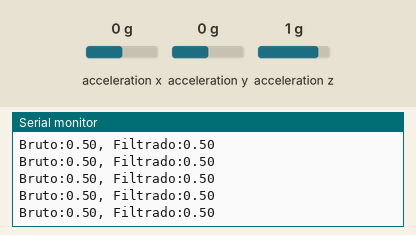
This sketch was run on a simulated ESP32. On the bench: the last lines printed to the serial monitor. Wiring (inferred from the names in the program): MMA8452 accelerometer at I2C address 0x1D. The inputs (shaded band) are chosen by the test bench; at power-on: acceleration y 0 g, acceleration x 0 g, acceleration z 1 g. WiFi joins after 1.5 s; servers stay silent unless stated.

Above: at 1.2 s.
1.3 s: acceleration y set to -1.4 g
At 1.43 s:
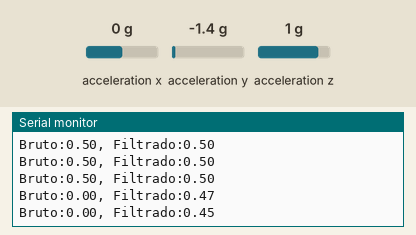
2.8 s: acceleration y set to 0 g
At 5.06 s:
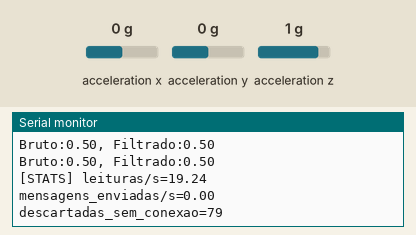
Timing chart, 0 to 6.6 s (numbered marks = the images above; inputs shaded):
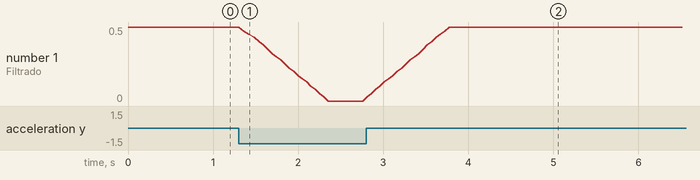

The sketch:

pong_player.ino
```cpp
#include <Wire.h>
#include <WiFi.h>
#include <WebSocketsClient.h>
#include <freertos/FreeRTOS.h>
#include <freertos/task.h>
#include <freertos/queue.h>

// ==========================================
// [CLIENTE-SERVIDOR + SISTEMAS DISTRIBUÍDOS]
// Este ESP32 é o CLIENTE. O servidor na nuvem é o SERVIDOR remoto.
// São 2 dispositivos físicos + servidor = sistema distribuído.
// ==========================================

// ---------- CONFIGURAÇÃO (único bloco que muda entre as placas/ambientes) ----------
// TROCAR NO OUTRO ESP32: "player1" <-> "player2" (o path /ws/... acompanha sozinho)
#define PLAYER_ID "player2"
#define WIFI_SSID "POCO X8 Pro"
#define WIFI_PASSWORD "123456789"
#define SERVER_HOST "SEU-SERVIDOR.exemplo.com" // domínio ou IP público do servidor na nuvem
#define SERVER_PORT 443                        // 443 com USE_SSL (wss); 8080 sem SSL (ws)
#define USE_SSL true                           // true = wss:// (HTTPS na nuvem), false = ws://
// -------------------------------------------------------------------------------

// [DOIS ENDPOINTS INDEPENDENTES] player1 usa "/ws/player1", player2 usa "/ws/player2"
const char* ssid = WIFI_SSID;
const char* password = WIFI_PASSWORD;
const char* websockets_server_host = SERVER_HOST;
const uint16_t websockets_server_port = SERVER_PORT;
const String websockets_server_path = String("/ws/") + PLAYER_ID;

WebSocketsClient webSocket;

// ==========================================
// [RECURSO COMPARTILHADO + PROTOCOLO DE COMUNICAÇÃO]
// Recurso compartilhado entre Core 0 e Core 1: a fila sensorQueue.
// Protocolo ESP32 -> Servidor (JSON via WebSocket):
// {"type":"input", "player":"player2", "seq":1234, "ts":456789, "position":0.512}
// - type: tipo da mensagem (hoje só "input")
// - player: distingue os 2 jogadores
// - seq: número de sequência para detectar perda e desordem
// - ts: millis() da leitura para medir atraso e frequência
// - position: 0.0 a 1.0, 0.5 = centro
// ==========================================
struct Leitura {
  float position;
  unsigned long seq;
  unsigned long ts;
};
QueueHandle_t sensorQueue; // [FILA + VARIÁVEL COMPARTILHADA PROTEGIDA]

// ==========================================
// [EXPERIMENTOS 1 E 2] contadores de taxa
// leiturasContadas: escrito só pela TaskSensor (Core 0)
// mensagensEnviadas: escrito só pela TaskNetwork (Core 1)
// Cada contador tem um único escritor e é lido apenas para imprimir
// estatística, então não precisa de mutex (volatile basta).
// ==========================================
volatile unsigned long leiturasContadas = 0;
volatile unsigned long mensagensEnviadas = 0;
volatile unsigned long leiturasDescartadas = 0; // dados velhos jogados fora sem conexão
const unsigned long INTERVALO_ESTATISTICA_MS = 5000;

const int mma8452Address = 0x1D;

void initMMA8452() {
  // [SISTEMAS EMBARCADOS] ESP32 lendo sensor físico via I2C
  Wire.begin();
  Wire.beginTransmission(mma8452Address);
  Wire.write(0x2A);
  Wire.write(0x01);
  Wire.endTransmission();
}

// [SEPARAÇÃO ESTADO / PROCESSAMENTO / APRESENTAÇÃO]
// Esta função é o ESTADO: lê o mundo físico, nada mais.
float lerAcelerometroY() {
  Wire.beginTransmission(mma8452Address);
  Wire.write(0x03); // Registro do eixo Y
  Wire.endTransmission(false);
  Wire.requestFrom(mma8452Address, 2);

  if (Wire.available() == 2) {
    uint8_t msb = Wire.read();
    uint8_t lsb = Wire.read();
    int16_t yRaw = (int16_t)((msb << 8) | lsb);
    yRaw = yRaw / 16;

    float limite_inclinacao = 700.0;
    float normY = (float)yRaw / limite_inclinacao;

    // [TRATAMENTO DE FALHAS] corta valor absurdo
    if (normY > 1.0) normY = 1.0;
    if (normY < -1.0) normY = -1.0;

    return (normY + 1.0) / 2.0;
  }
  // [TRATAMENTO DE FALHAS] se sensor falhar, devolve centro para raquete não sumir
  return 0.5;
}

// ==========================================
// [BUFFER CIRCULAR EXPLÍCITO]
// Filtro de média móvel. Evita alocar memória nova.
//
// ATENÇÃO À LATÊNCIA: a aquisição roda a 20 Hz (50 ms por leitura).
// Uma média de N amostras atrasa a resposta em cerca de N * 50 ms / 2 no
// movimento contínuo e leva N * 50 ms para estabilizar após uma parada.
// Com 20 amostras isso dá ~1 s de atraso de estabilização: a raquete parece
// "pesada". Valores menores (ex.: 5 a 8, ~250-400 ms) reduzem a latência,
// ao custo de deixar passar mais ruído. Ajuste e meça (Experimento 3).
// ==========================================
#define NUM_LEITURAS 20
float leituras[NUM_LEITURAS];
int indice_leitura = 0;
float total_leituras = 0;
bool filtro_iniciado = false;

// [SEPARAÇÃO - PROCESSAMENTO] regra que limpa o sinal. Apresentação fica no servidor/tela.
float aplicarFiltro(float nova_leitura) {
  if (!filtro_iniciado) {
    for (int i = 0; i < NUM_LEITURAS; i++) {
      leituras[i] = nova_leitura;
    }
    total_leituras = nova_leitura * NUM_LEITURAS;
    filtro_iniciado = true;
  }
  total_leituras = total_leituras - leituras[indice_leitura];
  leituras[indice_leitura] = nova_leitura;
  total_leituras = total_leituras + leituras[indice_leitura];
  indice_leitura = (indice_leitura + 1) % NUM_LEITURAS; // anda em círculo
  return total_leituras / NUM_LEITURAS;
}

// ==========================================
// [PRODUTOR + PROGRAMAÇÃO CONCORRENTE]
// Tarefa infinita que produz dado o tempo todo sem esperar a rede.
// ==========================================
void taskSensor(void *pvParameters) {
  initMMA8452();
  static unsigned long contadorSeq = 0; // [NÚMERO DE SEQUÊNCIA] só aumenta
  unsigned long ultimaEstatistica = millis();
  unsigned long leiturasAnteriores = 0;
  unsigned long enviadasAnteriores = 0;
  unsigned long descartadasAnteriores = 0;

  while (1) {
    // [PROCESSAMENTO DE EVENTOS] cada inclinação é um evento
    float bruta = lerAcelerometroY();
    float filtrada = aplicarFiltro(bruta);

    Leitura l;
    l.position = filtrada;
    l.seq = contadorSeq++;
    l.ts = millis(); // [TIMESTAMP] hora da leitura para calcular atraso/frequência
    leiturasContadas++;

    Serial.print("Bruto:");
    Serial.print(bruta);
    Serial.print(", Filtrado:");
    Serial.println(filtrada);

    // [COMUNICAÇÃO ENTRE TAREFAS + SINCRONIZAÇÃO + EXCLUSÃO MÚTUA]
    // xQueueSend já tem mutex interno: só um núcleo escreve por vez.
    // Se a fila encher (produtor mais rápido que consumidor), espera 10ms e descarta o mais novo, não trava.
    // [CONDIÇÃO DE CORRIDA EVITADA] sem fila, o Core 1 poderia ler o float pela metade enquanto o Core 0 escreve.
    xQueueSend(sensorQueue, &l, pdMS_TO_TICKS(10));

    // [EXPERIMENTOS 1 E 2] taxas medidas em janela de 5 s
    unsigned long agora = millis();
    if (agora - ultimaEstatistica >= INTERVALO_ESTATISTICA_MS) {
      float janela = (agora - ultimaEstatistica) / 1000.0;
      unsigned long leituras_agora = leiturasContadas;
      unsigned long enviadas_agora = mensagensEnviadas;
      unsigned long descartadas_agora = leiturasDescartadas;
      Serial.print("[STATS] leituras/s=");
      Serial.print((leituras_agora - leiturasAnteriores) / janela, 2);
      Serial.print(" mensagens_enviadas/s=");
      Serial.print((enviadas_agora - enviadasAnteriores) / janela, 2);
      Serial.print(" descartadas_sem_conexao=");
      Serial.println(descartadas_agora - descartadasAnteriores);
      leiturasAnteriores = leituras_agora;
      enviadasAnteriores = enviadas_agora;
      descartadasAnteriores = descartadas_agora;
      ultimaEstatistica = agora;
    }

    vTaskDelay(pdMS_TO_TICKS(50)); // [TEMPO REAL + SINCRONIZAÇÃO] 20Hz
  }
}

// ==========================================
// [CONSUMIDOR + TCP/IP + WEBSOCKETS]
// ==========================================
void taskNetwork(void *pvParameters) {
  Leitura leituraRecebida;

  // [COMUNICAÇÃO TCP/IP] base de tudo, pega IP no Wi-Fi
  // Só esta tarefa (Core 1) espera pela rede; a aquisição segue lendo o sensor.
  WiFi.begin(ssid, password);
  while (WiFi.status() != WL_CONNECTED) {
    vTaskDelay(pdMS_TO_TICKS(500));
  }

  // [WEBSOCKET SEGURO] wss:// quando o servidor está atrás de HTTPS (porta 443)
  if (USE_SSL) {
    webSocket.beginSSL(websockets_server_host, websockets_server_port, websockets_server_path.c_str());
  } else {
    webSocket.begin(websockets_server_host, websockets_server_port, websockets_server_path.c_str());
  }
  webSocket.setReconnectInterval(5000); // [FALHA DE COMUNICAÇÃO] reconecta sozinho a cada 5s

  while (1) {
    webSocket.loop(); // processa eventos de ida/volta sem travar

    // [SINCRONIZAÇÃO POR BLOQUEIO] se fila vazia, dorme 50ms em vez de gastar CPU
    if (xQueueReceive(sensorQueue, &leituraRecebida, pdMS_TO_TICKS(50)) == pdPASS) {
      // [FALHA DE COMUNICAÇÃO] a fila é SEMPRE drenada, mesmo sem conexão, para a
      // aquisição nunca ficar bloqueada. Sem conexão WebSocket o dado velho é
      // descartado: posição de raquete antiga não serve para jogar, o que vale é a mais nova.
      if (WiFi.status() == WL_CONNECTED && webSocket.isConnected()) {
        String payload = "{\"type\":\"input\",\"player\":\"" + String(PLAYER_ID) + "\",\"seq\":" + String(leituraRecebida.seq) + ",\"ts\":" + String(leituraRecebida.ts) + ",\"position\":" + String(leituraRecebida.position, 3) + "}";
        webSocket.sendTXT(payload);
        mensagensEnviadas++;
      } else {
        leiturasDescartadas++;
      }
    }
  }
}

void setup() {
  Serial.begin(115200);
  // [FILA] buffer circular interno de 10 structs. É o único dado compartilhado.
  sensorQueue = xQueueCreate(10, sizeof(Leitura));

  // [PROGRAMAÇÃO MULTICORE + PARALELA] dois núcleos físicos em paralelo real
  // [PROGRAMAÇÃO CONCORRENTE] duas tarefas while(1) concorrendo
  // [PRODUTOR-CONSUMIDOR] Sensor produz no Core 0, Rede consome no Core 1
  xTaskCreatePinnedToCore(taskSensor, "TaskSensor", 4096, NULL, 2, NULL, 0);  // Produtor no Core 0
  xTaskCreatePinnedToCore(taskNetwork, "TaskNetwork", 8192, NULL, 2, NULL, 1); // Consumidor no Core 1 (pilha maior: TLS)
}

void loop() {
  // vazio porque tudo roda nas duas tasks do FreeRTOS
}
```

Measured:
- after the input at 1.3 s, the serial monitor: prints a new line after 0.06 s (image 1)
- after the input at 2.8 s, the serial monitor: prints a new line at once (image 2)
- plotted number 1: 0.5 → 0 after the input at 1.3 s
